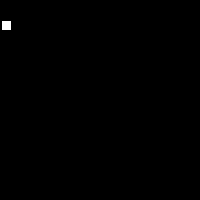
Frame 1 (no input)
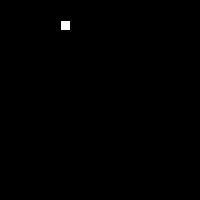
Frame 60 (the mouse pressed at the canvas centre just before this capture)
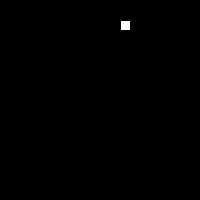
Frame 120 (the mouse held since frame 60 and released just before this capture)

The Processing sketch that drew these frames (run headless with seeded random() and noise(); from frame 60 on, the mouse is pressed at the canvas centre):

// Processing sketch: processing_39445
// ── processing_39445.pde

int px;

void setup() {
    size (200,200);
    px=0;
}

void draw()  {
  background(0);
  px++;
  rect (px,20,10,10); 
} 
